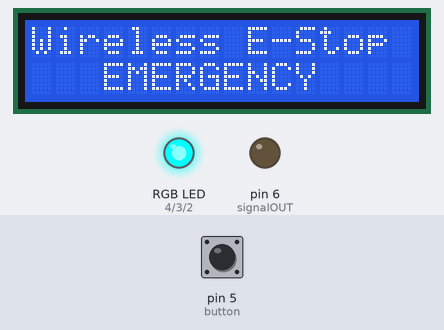
The sketch below on a simulated Arduino Uno, built with avr-gcc and run on an emulated ATmega328P. Shown: 16×2 character LCD, an RGB LED mixed from three pins (HIGH = lit), output pins drawn as LEDs (lit = HIGH). The inputs (shaded band) are chosen by the test bench; at power-on: pin 5 (button) LOW. No radio packets arrive unless stated; what the sketch prints to the serial monitor is not drawn.

Above: at 1.2 s.
1.3 s: pin 5 (button) pulled HIGH for 0.15 s
At 2.1 s:
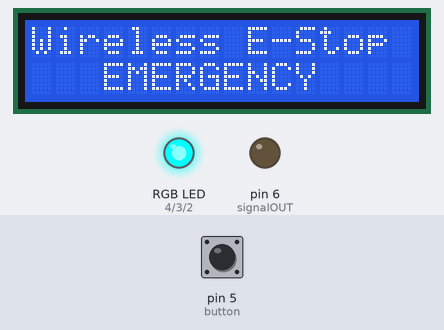
3.0 s: pin 5 (button) pulled HIGH for 1 s
At 3.6 s:
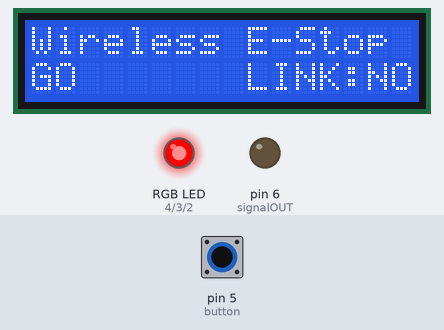
5.5 s: pin 5 (button) pulled HIGH for 3.2 s
At 8.74 s:
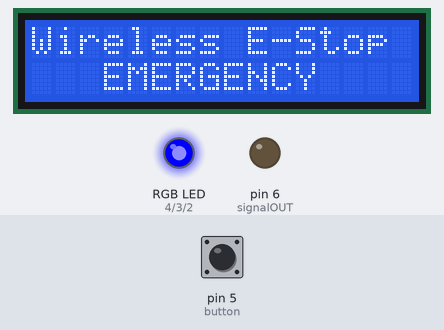
Timing chart, 0 to 10.2 s (numbered marks = the images above; inputs shaded):
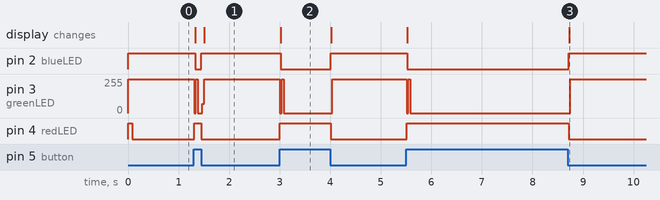

The sketch:

Wireless_Estop_v3_Remote.ino
```cpp
/*
  Wireless E Stop for scenery robot
  Adapted by Chris Rybitski 2018
  This code runs on the remote

  Use at your own risk

  NRF24L01      Arduino
  CE       >     D8
  CSN      >     D10
  SCK      >     D13
  MO       >     D11
  MI       >     D12
  RO       >     Not used

  Blue LED   2
  Green LED  3
  Red LED    4
  Switch     5
  Output     6
*/


#include <SPI.h>
#include "nRF24L01.h"
#include "RF24.h"
#include "printf.h"
#include <Wire.h>                 //for LCD I2C
#include <LiquidCrystal_I2C.h>    //for LCD

const int button = 5;
const int signalOUT = 6;
const int redLED = 4;
const int blueLED = 2;
const int greenLED = 3;

int timeOUT = 0;            //stores count
int threshold = 50;          //decreases false positives, but increases reaction time

//LCD Parameters
LiquidCrystal_I2C lcd(0x27, 16, 2);

// SPI bus for E-Stop PCB are pins 8 and 10
RF24 radio(8, 10);

// Topology
const uint64_t pipes[2] = { 0xABCDABCD71LL, 0x544d52687CLL };              // Radio pipe addresses for the 2 nodes to communicate.


// A single byte to keep track of the data being sent back and forth
byte counter = 42;

void setup() {

  pinMode(redLED, OUTPUT);
  pinMode(blueLED, OUTPUT);
  pinMode(greenLED, OUTPUT);
  pinMode(button, INPUT);
  pinMode(signalOUT, OUTPUT);

  //turn LED off by default-----------------------
  digitalWrite(redLED, HIGH); //turn off red LED
  digitalWrite(blueLED, HIGH);//turn off red LED
  digitalWrite(greenLED, HIGH); //turn off red LED

  //LDC
  lcd.begin();
  lcd.backlight();
  lcd.print("Wireless E-Stop");

  Serial.begin(115200);
  printf_begin();


  // Setup and configure rf radio

  radio.begin();
  radio.setAutoAck(1);                    // Ensure autoACK is enabled
  radio.enableAckPayload();               // Allow optional ack payloads
  radio.setRetries(0, 15);                // Smallest time between retries, max no. of retries (time, count) time in 250us multiples Max = 15
  radio.setPayloadSize(1);                // Here we are sending 1-byte payloads to test the call-response speed
  radio.openWritingPipe(pipes[1]);        // Both radios listen on the same pipes by default, and switch when writing
  radio.openReadingPipe(1, pipes[0]);
  radio.startListening();                 // Start listening
  radio.setPALevel(RF24_PA_MAX);          // Set PA to max  RF24_PA_MIN = 0, RF24_PA_LOW, RF24_PA_HIGH, RF24_PA_MAX
  radio.printDetails();                   // Dump the configuration of the rf unit for debugging

  // Become the primary transmitter (ping out)
  radio.openWritingPipe(pipes[0]);
  radio.openReadingPipe(1, pipes[1]);
}

void loop(void) {

  if (digitalRead(button) == HIGH)
  {
    //------------display stuff----- Green light------------------------------
    digitalWrite(redLED, HIGH);       //turn off red LED
    digitalWrite(greenLED, LOW);          //turn on green LED
    lcd.setCursor(0, 1);
    lcd.print("GO       LINK:");


    radio.stopListening();                                  // First, stop listening so we can talk.

    printf("Now sending %d as payload. ", counter);
    byte gotByte;
    unsigned long time = micros();                          // Take the time, and send it.  This will block until complete
    //Called when STANDBY-I mode is engaged (User is finished sending)
    if (!radio.write( &counter, 1 )) {
      Serial.println(F("failed."));
      lcd.setCursor(14, 1);
      lcd.print("NO");
      digitalWrite(greenLED, HIGH);         //turn off green LED
      digitalWrite(redLED, HIGH);      //turn off red LED
      digitalWrite(blueLED, LOW);         //turn on blue LED
    }
    else {

      if (!radio.available()) {
        Serial.println(F("Blank Payload Received."));

        lcd.setCursor(14, 1);
        lcd.print("NO");
        digitalWrite(greenLED, HIGH);         //turn off green LED
        digitalWrite(redLED, HIGH);      //turn off red LED
        digitalWrite(blueLED, LOW);         //turn on blue LED


      } else {
        while (radio.available() ) {
          unsigned long tim = micros();
          radio.read( &gotByte, 1 );
          printf("Got response %d, round-trip delay: %lu microseconds\n\r", gotByte, tim - time);


          timeOUT = 0;                     //message received, reset counter
          digitalWrite(blueLED, HIGH);         //turn off blue LED
          lcd.setCursor(14, 1);
          lcd.print("OK");

        }
      }
    }

  }

  //E Stop Pressed - don't send anything and update displays
  else {
    digitalWrite(greenLED, HIGH);         //turn off green LED
    digitalWrite(blueLED, HIGH);         //turn off blue LED
    digitalWrite(redLED, LOW);      //turn on red LED
    lcd.setCursor(0, 1);
    lcd.print("   EMERGENCY    ");
  }

}
```

Measured:
- after the input at 1.3 s, pin 2 (blueLED): HIGH → LOW at once, → HIGH 0.13 s later; pin 3 (greenLED): 255/255 → 0/255 at once, → 255/255 0.16 s later; pin 4 (redLED): LOW → HIGH at once, → LOW 0.15 s later; the display: first changes at once (image 1 shows a later state)
- after the input at 3.0 s, pin 2 (blueLED): HIGH → LOW at once, → HIGH 0.98 s later; pin 3 (greenLED): 255/255 → 0/255 at once, → 255/255 1.0 s later; pin 4 (redLED): LOW → HIGH at once, → LOW 1.0 s later; the display: changes at once (image 2)
- after the input at 5.5 s, pin 2 (blueLED): HIGH → LOW at once, → HIGH 3.2 s later; pin 3 (greenLED): 255/255 → 0/255 at once, → 255/255 3.2 s later; pin 4 (redLED): LOW → HIGH at once, → LOW 3.2 s later; the display: first changes at once (image 3 shows a later state)
